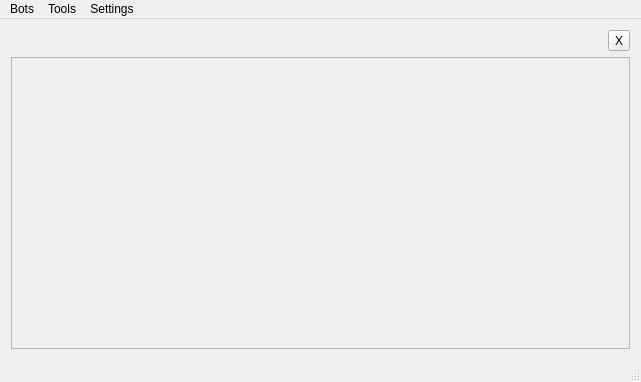
<?xml version="1.0" encoding="UTF-8"?>
<ui version="4.0">
 <class>MainWindow</class>
 <widget class="QMainWindow" name="MainWindow">
  <property name="geometry">
   <rect>
    <x>0</x>
    <y>0</y>
    <width>641</width>
    <height>382</height>
   </rect>
  </property>
  <property name="minimumSize">
   <size>
    <width>570</width>
    <height>380</height>
   </size>
  </property>
  <property name="windowTitle">
   <string>MainWindow</string>
  </property>
  <widget class="QWidget" name="centralWidget">
   <layout class="QVBoxLayout" name="verticalLayout">
    <item>
     <layout class="QHBoxLayout" name="horizontalLayout">
      <item>
       <widget class="QLabel" name="psa">
        <property name="text">
         <string/>
        </property>
        <property name="wordWrap">
         <bool>true</bool>
        </property>
        <property name="openExternalLinks">
         <bool>true</bool>
        </property>
        <property name="textInteractionFlags">
         <set>Qt::TextBrowserInteraction</set>
        </property>
       </widget>
      </item>
      <item>
       <widget class="QToolButton" name="closepsa">
        <property name="text">
         <string>X</string>
        </property>
       </widget>
      </item>
     </layout>
    </item>
    <item>
     <widget class="QScrollArea" name="scrollArea">
      <property name="widgetResizable">
       <bool>true</bool>
      </property>
      <widget class="QWidget" name="scrollAreaWidgetContents">
       <property name="geometry">
        <rect>
         <x>0</x>
         <y>0</y>
         <width>621</width>
         <height>292</height>
        </rect>
       </property>
      </widget>
     </widget>
    </item>
   </layout>
  </widget>
  <widget class="QStatusBar" name="statusBar"/>
  <widget class="QMenuBar" name="menuBar">
   <property name="geometry">
    <rect>
     <x>0</x>
     <y>0</y>
     <width>641</width>
     <height>20</height>
    </rect>
   </property>
   <widget class="QMenu" name="menuBots">
    <property name="title">
     <string>Bots</string>
    </property>
    <addaction name="actionNew"/>
    <addaction name="actionLoad_from_Profile"/>
    <addaction name="separator"/>
    <addaction name="actionLoad_Session"/>
    <addaction name="actionSave_current_Session"/>
    <addaction name="actionLoad_last_Session"/>
    <addaction name="separator"/>
    <addaction name="actionQuit"/>
   </widget>
   <widget class="QMenu" name="menulang">
    <property name="title">
     <string>Settings</string>
    </property>
    <addaction name="actionSettings"/>
   </widget>
   <widget class="QMenu" name="menuMics">
    <property name="title">
     <string>Tools</string>
    </property>
    <addaction name="actionPacket_Logger"/>
    <addaction name="actionAkt_4_Status"/>
    <addaction name="actionArena_of_Talents"/>
    <addaction name="actionAuto_Buff_Master"/>
    <addaction name="actionUse_all_available_Buffs"/>
    <addaction name="actionCompliment_Player"/>
    <addaction name="separator"/>
    <addaction name="actionControls"/>
   </widget>
   <addaction name="menuBots"/>
   <addaction name="menuMics"/>
   <addaction name="menulang"/>
  </widget>
  <action name="actionNew">
   <property name="text">
    <string>New</string>
   </property>
  </action>
  <action name="actionLoad_from_Profile">
   <property name="text">
    <string>Load from Profile</string>
   </property>
  </action>
  <action name="actionPacket_Logger">
   <property name="text">
    <string>Packet Logger</string>
   </property>
  </action>
  <action name="actionAkt_4_Status">
   <property name="text">
    <string>Akt 4 Status</string>
   </property>
  </action>
  <action name="actionEnglish">
   <property name="text">
    <string>English</string>
   </property>
  </action>
  <action name="actionDeutsch">
   <property name="text">
    <string>German</string>
   </property>
  </action>
  <action name="actionFrench">
   <property name="text">
    <string>French</string>
   </property>
  </action>
  <action name="actionLoad_last_Session">
   <property name="text">
    <string>Recover old Session</string>
   </property>
  </action>
  <action name="actionSave_current_Session">
   <property name="text">
    <string>Save Session</string>
   </property>
  </action>
  <action name="actionSettings">
   <property name="text">
    <string>Settings</string>
   </property>
  </action>
  <action name="actionQuit">
   <property name="text">
    <string>Quit</string>
   </property>
  </action>
  <action name="actionLoad_Session">
   <property name="text">
    <string>Load Session</string>
   </property>
  </action>
  <action name="actionArena_of_Talents">
   <property name="enabled">
    <bool>false</bool>
   </property>
   <property name="text">
    <string>Arena of Talents</string>
   </property>
  </action>
  <action name="actionAuto_Buff_Master">
   <property name="checkable">
    <bool>true</bool>
   </property>
   <property name="enabled">
    <bool>false</bool>
   </property>
   <property name="text">
    <string>Auto Buff Master</string>
   </property>
  </action>
  <action name="actionUse_all_available_Buffs">
   <property name="enabled">
    <bool>true</bool>
   </property>
   <property name="text">
    <string>Use all available Buffs</string>
   </property>
  </action>
  <action name="actionCompliment_Player">
   <property name="text">
    <string>Compliment Player</string>
   </property>
  </action>
  <action name="actionControls">
   <property name="text">
    <string>Controls</string>
   </property>
  </action>
 </widget>
 <layoutdefault spacing="6" margin="11"/>
 <tabstops>
  <tabstop>closepsa</tabstop>
  <tabstop>scrollArea</tabstop>
 </tabstops>
 <resources/>
 <connections/>
</ui>
